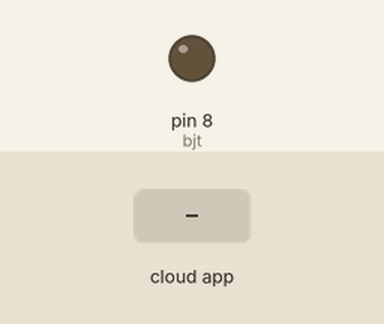
Simulated run of this sketch. Board: Arduino Uno, built with avr-gcc and run on an emulated ATmega328P. On the bench: output pins drawn as LEDs (lit = HIGH). The inputs (shaded band) are chosen by the test bench. The ROS host is connected and sends only what is stated.

Above: at 1.2 s.
1.3 s: the phone or cloud app sets indicator to 1
At 1.9 s:
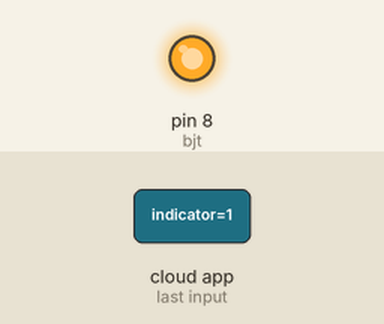
2.8 s: the phone or cloud app sets indicator to 0
At 4.2 s:
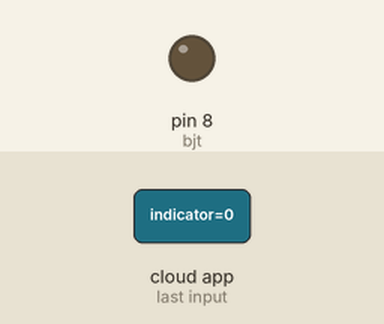
Timing chart, 0 to 5.8 s (numbered marks = the images above; inputs shaded):
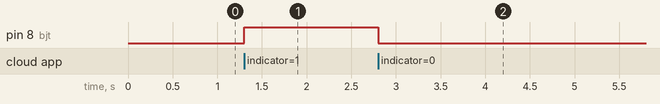

Measured:
- after the input at 1.3 s, pin 8 (bjt): LOW → HIGH at once
- after the input at 2.8 s, pin 8 (bjt): HIGH → LOW at once

The sketch:

yellow.ino
```cpp
#include <ros.h>
#include <std_msgs/Int8.h>
ros::NodeHandle nh;
int bjt=8;
bool flag=false;

void callback(const std_msgs::Int8& msg){
  if(msg.data) flag=true;
  else flag=false;
}

ros::Subscriber<std_msgs::Int8> sub("indicator", &callback);
void setup() {
  nh.initNode();
  pinMode(bjt,OUTPUT);
  nh.subscribe(sub);
}

void loop() {
  nh.spinOnce();
  if(flag) digitalWrite(bjt,1);
  else digitalWrite(bjt,0);
}
```
